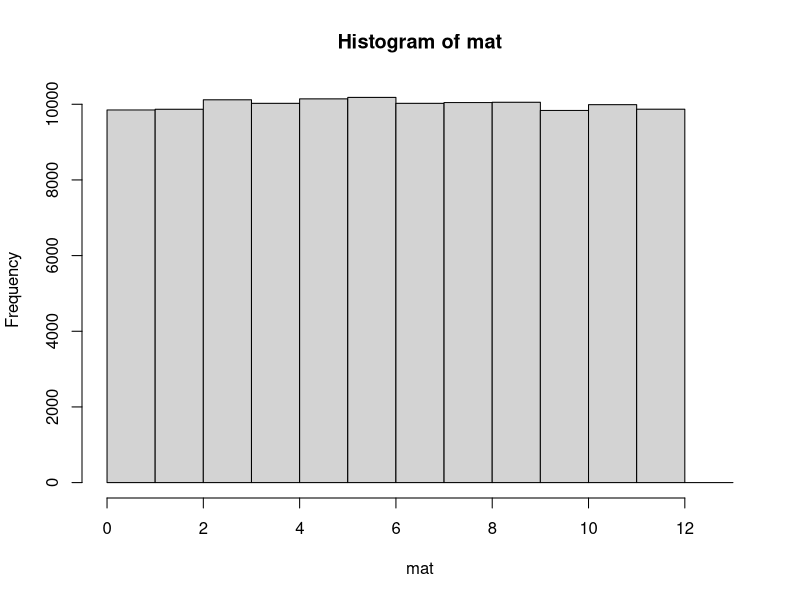
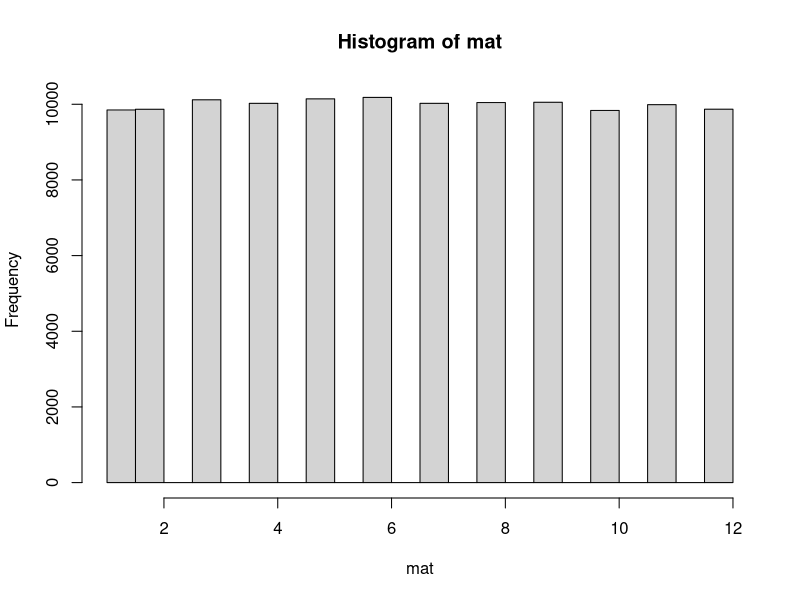
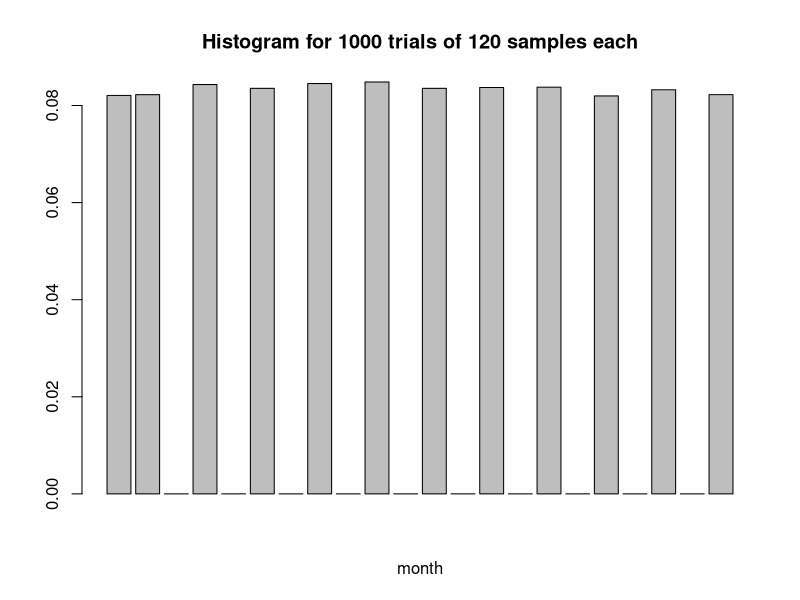
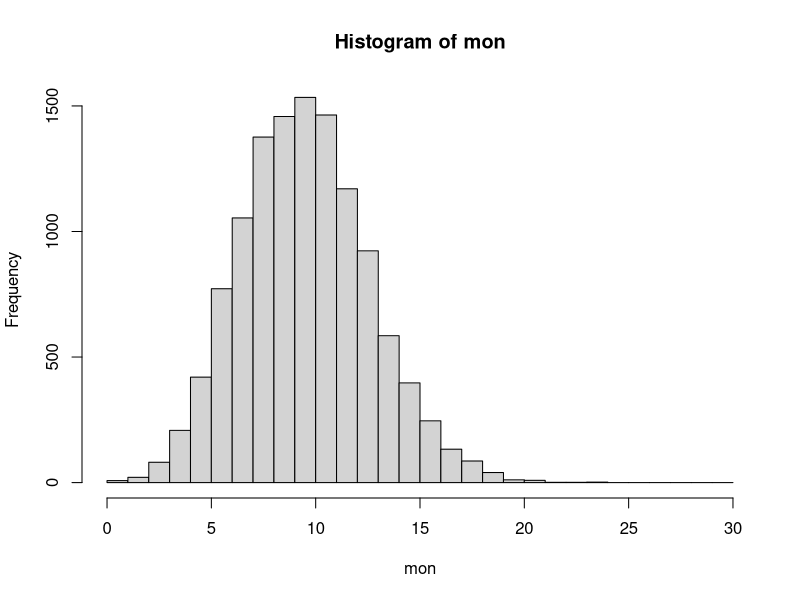
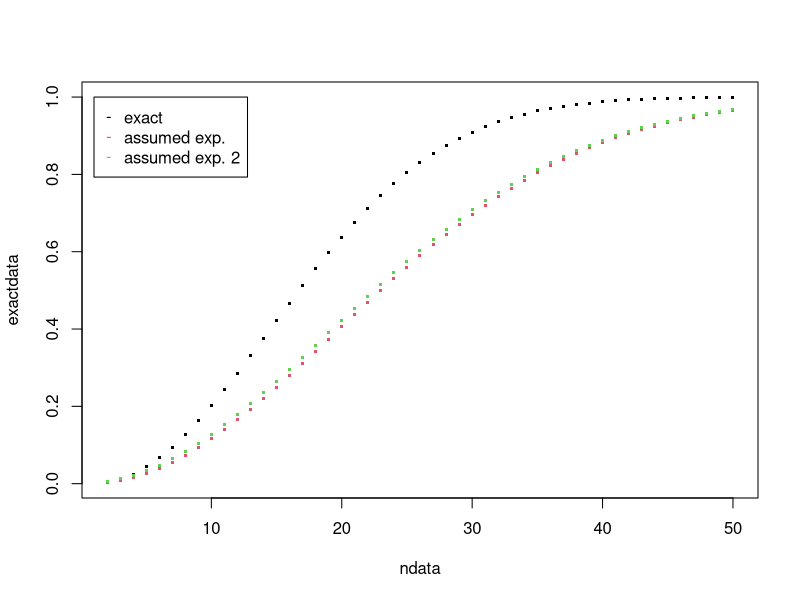

The R script that drew these images, in order:
#! /usr/bin/Rscript

# problem 1: survey

nsurvey = 1000
nppl = 120

mat = matrix(,nsurvey,nppl)
mon = matrix(,nsurvey,12)

for (i in 1:nsurvey){
    mat[i,] = sample(1:12,nppl,replace=T)

    for (k in 1:12){
        mon[i,k] = sum(mat[i,]==k)
    }
}

mon = c(mon[1:nsurvey,])

paste('mean:',mean(mon))
paste('std. dev:',sd(mon))

pdf('01-1.pdf')
hist(mat, breaks= 0:13)

survey_hist = hist(mat)
pdf('01-2.pdf')
barplot(survey_hist$counts/sum(survey_hist$counts),
    main=paste('Histogram for',nsurvey, 'trials of', nppl, 'samples each'),
    xlab='month')

pdf('01-3.pdf')
hist(mon, breaks=0:30)


# problem 2: birthday paradow

ndata = 2:50
exactdata = 1-(365-ndata+1)**(ndata-1)/(365**(ndata-1))
assumdata = 1-exp(-ndata*(ndata-1)/365/2)
assumdata2 = 1-exp(-ndata**2/365/2)

pdf('01-4.pdf')
plot(ndata,exactdata, pch='.', cex=3)
points(ndata,assumdata, pch='.', col=2, cex=3)
points(ndata,assumdata2, pch='.', col=3, cex=3)
legend(1,1,c("exact","assumed exp.","assumed exp. 2"),col=c(1,2,3),pch=c('-','-','-'))
